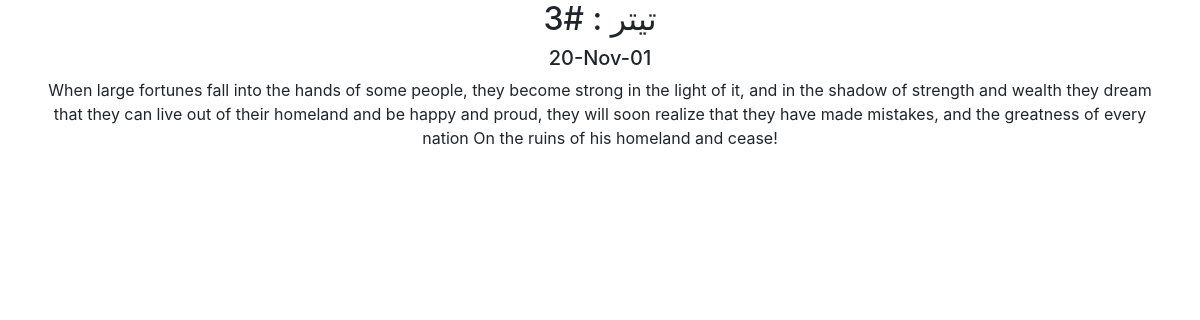
Page /blog/3/ on the committed database.
### blog/models.py (models this page shows, shortened)
class Blog_Content(models.Model):
    title =models.CharField(max_length=100)
    url = models.URLField(blank=True)
    decrip1 = models.TextField(default='لورم ایپسوم متن ساختگی با تولید سادگی نامفهوم از صنعت چاپ و با استفاده از طراحان گرافیک است.')
    timestamp=models.DateTimeField()

### blog/views.py (the view)
# urls.py: path('<int:blog_id>/', views.details,name="details"),
def details(req,blog_id):
    blog=get_object_or_404(Blog_Content,pk=blog_id)
    return render(req,'blog_detail.html',{'blog_obj':blog,'id':blog_id})

### templates/blog_detail.html (shortened to what this page needs)
  <link rel="stylesheet" href="https://cdn.jsdelivr.net/npm/bootstrap@4.5.3/dist/css/bootstrap.min.css">
<html lang="en">
<head>
</head>
<body>
<div class="container text-center">
<h2>تیتر : {{ blog_obj.title }}</h2>
<h5>{{ blog_obj.timestamp|date:'y-M-d' }}</h5>
<p>{{ blog_obj.decrip1|safe }}</p>
</div>
</body>
</html>

### rows in the picture
Blog_Content: title "#3", timestamp "20-Nov-01", decrip1 "When large fortunes fall into the hands of some people, they become strong in the light of it, and in the shadow of strength and wealth they dream that they can live out of their homeland and be happy and proud, they will soon realize that they have made mistakes, and the greatness of every nation On the ruins of his homeland and cease!"
